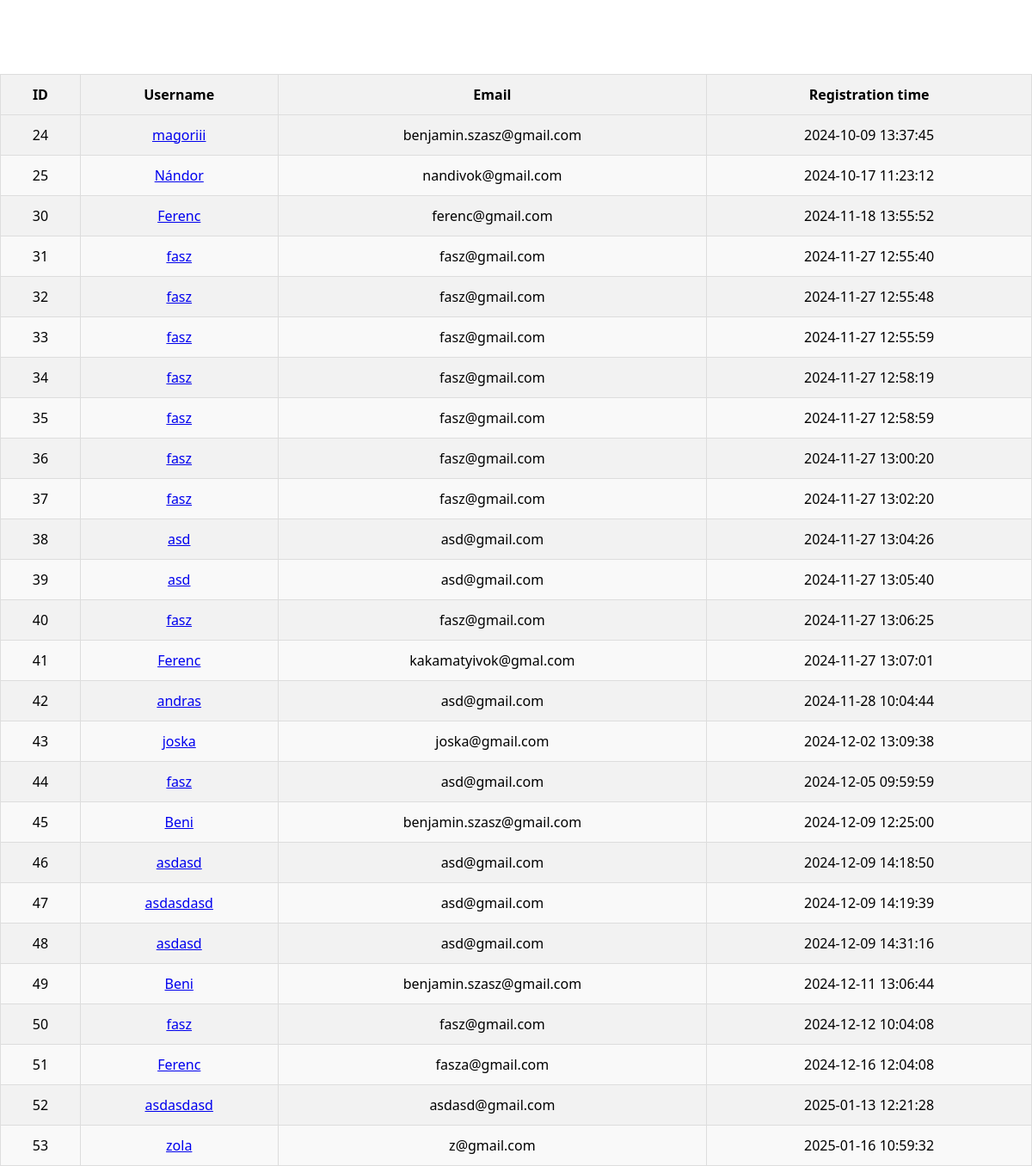
Before: /kezelopult/users.php with the older database file.
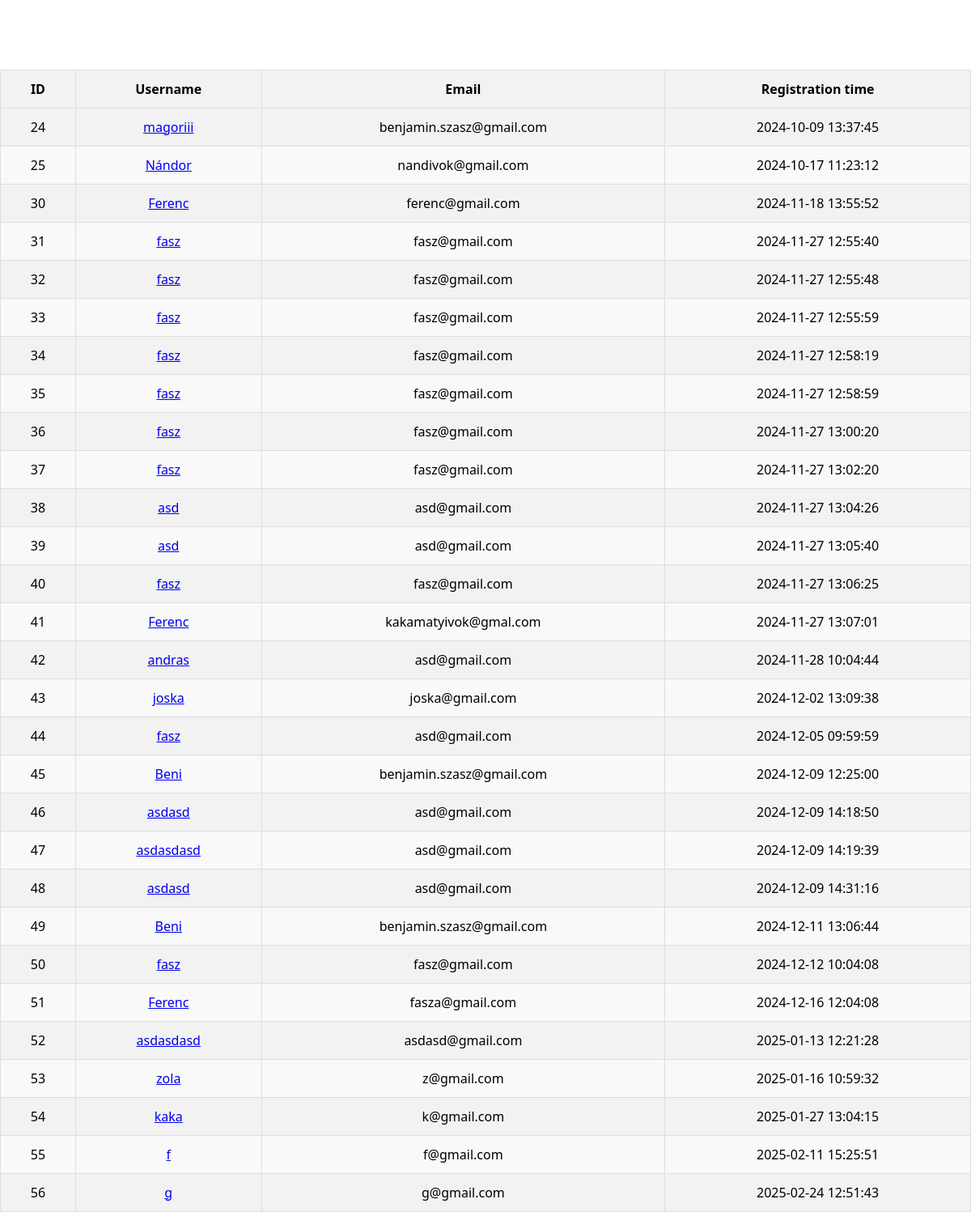
After: the same page with the newer database file.
### tables this page shows
CREATE TABLE `user` (
  `uid` int(250) NOT NULL,
  `uname` varchar(250) NOT NULL,
  `uemail` varchar(250) NOT NULL,
  `upass` varchar(250) NOT NULL,
  `utime` datetime NOT NULL,
  `uproffkepnev` varchar(50) NOT NULL,
  `uproffkeredetikepnev` varchar(255) NOT NULL,
  `uip` varchar(250) NOT NULL,
  `usession` varchar(8) NOT NULL,
  `ustat` varchar(250) NOT NULL,
  `ucomm` text NOT NULL,
  `ubirtd` date NOT NULL
);

### kezelopult/users.php (the view, shortened to what this page needs)
<?php
$adb = mysqli_connect( "localhost", "root", "", "szb_registration" );
$query = "SELECT * FROM user";
$result = mysqli_query($adb, $query);
?>
<!DOCTYPE html>
<html lang="hu">
<head>
    <link rel="stylesheet" href="vizsgaremek/vizsga.css">
</head>
<body>
    <h1>Felhasználók listája</h1>
    <table>
        <thead>
            <tr>
                <th>ID</th>
                <th>Username</th>
                <th>Email</th>
                <th>Registration time</th>
            </tr>
        </thead>
        <tbody>
            <?php
            while ($row = mysqli_fetch_assoc($result)) {
                echo "<tr>";
                echo "<td>" . htmlspecialchars($row['uid']) . "</td>";
                echo "<td><a href='adatlap_form1.php?uid=" . urlencode($row['uid']) . "'>" . htmlspecialchars($row['uname']) . "</a></td>";
                echo "<td>" . htmlspecialchars($row['uemail']) . "</td>";
                echo "<td>" . htmlspecialchars($row['utime']) . "</td>";
                echo "</tr>";
            }
            ?>
        </tbody>
    </table>
</body>
</html>

### vizsga.css (style rules this page uses)
body { background-image: url("kepek/hatter3.jpeg"); background-size:cover; font-family:'Segoe UI', Tahoma, Geneva, Verdana, sans-serif; margin : 0 ; }

### kezelopult/users.php (style rules this page uses)
body { background-image: url("../kepek/hatter3.jpeg"); }
h1 { color: white; }
table { background-color: #f2f2f2; width: 100%; border-collapse: collapse; margin-top: 20px; }
table, th, td { border: 1px solid #ddd; }
th, td { padding: 12px; text-align: center; }
th { background-color: #f2f2f2; font-weight: bold; }
tr:nth-child(even) { background-color: #f9f9f9; }
h1 { text-align: center ; }

Changed rows visible on the page:
added user: uid "54", uname "kaka", uemail "k@gmail.com", utime "2025-01-27 13:04:15"
added user: uid "55", uname "f", uemail "f@gmail.com", utime "2025-02-11 15:25:51"
added user: uid "56", uname "g", uemail "g@gmail.com", utime "2025-02-24 12:51:43"
